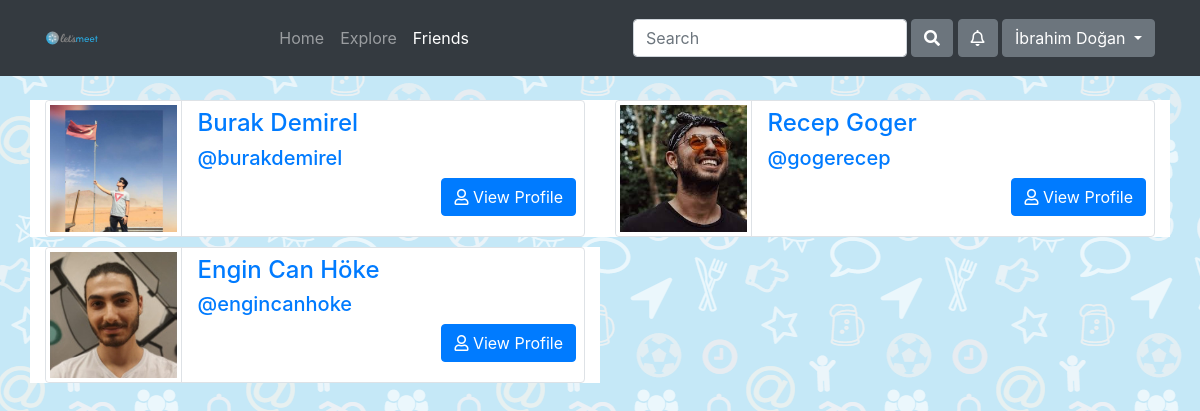
The app's page /friends (signed in) with its own data.
### main/models.py (models this page shows, shortened)
class Profile(models.Model):
    user = models.OneToOneField(User, on_delete=models.CASCADE)
    first_name = models.CharField(max_length=30, null=True)
    last_name = models.CharField(max_length=30, null=True)
    friends = models.ManyToManyField('self', blank=True)
    image = models.ImageField(default='profile_pics/default.png', upload_to='profile_pics')
    def requests(self):
        return FriendRequest.objects.filter(to_profile=self)

### main/views.py (the view)
# urls.py: path('friends', views.friends, name='friends'),
@login_required
def friends(request):
    friends = request.user.profile.friends.all()
    context = {'friends': 'active', 'Friends': friends,
               'friendRequests': request.user.profile.requests()}
    return render(request, 'main/friends.html', context)

### main/templates/main/friends.html (shortened to what this page needs)
{% extends "main/base.html" %}
{% block content %}
    <link rel="stylesheet" href="https://use.fontawesome.com/releases/v5.0.8/css/all.css"
>
    <div class="container">
        <div class="row">
            {% for friend in Friends %}
                <div class="col-md-6" style="margin-bottom: 10px; background: white">
                    <div class="d-flex  border rounded">
                        <div class="p-0 w-25">
                            <img src="{{ friend.image.url }}" class="img-thumbnail border-0"/>
                        </div>
                        <div class="pl-3 pt-2 pr-2 pb-2 w-75 border-left">
                            <h4 class="text-primary">{{ friend.first_name }} {{ friend.last_name }}</h4>
                            <h5 class="text-info"><a href="{{ friend.user.username }}">
                                @{{ friend.user.username }}
                            </a></h5>
                            <p class="text-right m-0"><a href="/{{ friend.user.username }}" class="btn btn-primary"><i
                                    class="far fa-user"></i>
                                View
                                Profile</a></p>
                        </div>
                    </div>
                </div>
            {% endfor %}
        </div>
    </div>
{% endblock content %}

### main/templates/main/base.html (shortened to what this page needs)
{% load static %}
<!doctype html>
<html lang="en">
<head>
    <link rel="stylesheet" href="https://stackpath.bootstrapcdn.com/bootstrap/4.1.3/css/bootstrap.min.css"
>
    <link rel="stylesheet" href="https://use.fontawesome.com/releases/v5.6.1/css/all.css"
>
    <link rel='stylesheet'
          href='https://rawgit.com/tempusdominus/bootstrap-4/master/build/css/tempusdominus-bootstrap-4.css'>
</head>
<body>
<nav class="navbar navbar-expand-lg navbar-dark bg-dark">
    <div class="container">
        <a class="navbar-brand" href="{% url 'home' %}">
            <img src="{% static 'main/img/header.svg' %}" width="100%" height="50" style="margin-right: -120px;"> </a>
        <div class="collapse navbar-collapse" id="navbarNavAltMarkup">
            <ul class="navbar-nav mx-auto">
                {% if user.is_authenticated %}
                    <a class="nav-item nav-link {{ home }}" href="{% url 'home' %}">Home </a>
                    <a class="nav-item nav-link {{ explore }}" href="{% url 'explore' %}">Explore</a>
                    <a class="nav-item nav-link {{ friends }}" href="{% url 'friends' %}">Friends</a>
                {% endif %}
            </ul>
            {% if user.is_authenticated %}
            <form method="post" action="/search" class="form-inline my-2 my-lg-0">
                    <input name='keyword' id='keyword' class="form-control mr-sm-1" type="search" placeholder="Search"
                           aria-label="Search">
                    <button class="btn btn-secondary my-2 my-sm-0" type="submit"><i class="fas fa-search"></i></button>
            </form> &nbsp
        {% endif %}
            <ul class="navbar-nav">
                {% if user.is_authenticated %}
                    <div class="dropdown">
                        <button class="btn btn-secondary" type="button" id="dropdownMenuButton"
                                data-toggle="dropdown" aria-haspopup="true" aria-expanded="false">
                            {% if friendRequests.all %}
                                <i class="fas fa-bell"></i> {{ friendRequests.count }}
                            {% else %}
                                <i class="far fa-bell"></i>
                            {% endif %}
                        </button>
                    </div>
                    <div class="dropdown">
                        <button class="btn btn-secondary dropdown-toggle" type="button" id="dropdownMenuButton"
                                data-toggle="dropdown" aria-haspopup="true" aria-expanded="false">
                            {{ user.profile.first_name }} {{ user.profile.last_name }}
                        </button>
                    </div>
                {% endif %}
    </div>
</nav>
{% if user.is_authenticated %}
    <br>
{% endif %}
{% block content %}
{% endblock %}
</body>
</html>

### records on screen
Profile: image (picture), first_name "Burak", last_name "Demirel", user.username "burakdemirel"
Profile: image (picture), first_name "Recep", last_name "Goger", user.username "gogerecep"
Profile: image (picture), first_name "Engin Can", last_name "Höke", user.username "engincanhoke"

### other values on screen
{{ user.profile.first_name }} "İbrahim"
{{ user.profile.last_name }} "Doğan"
